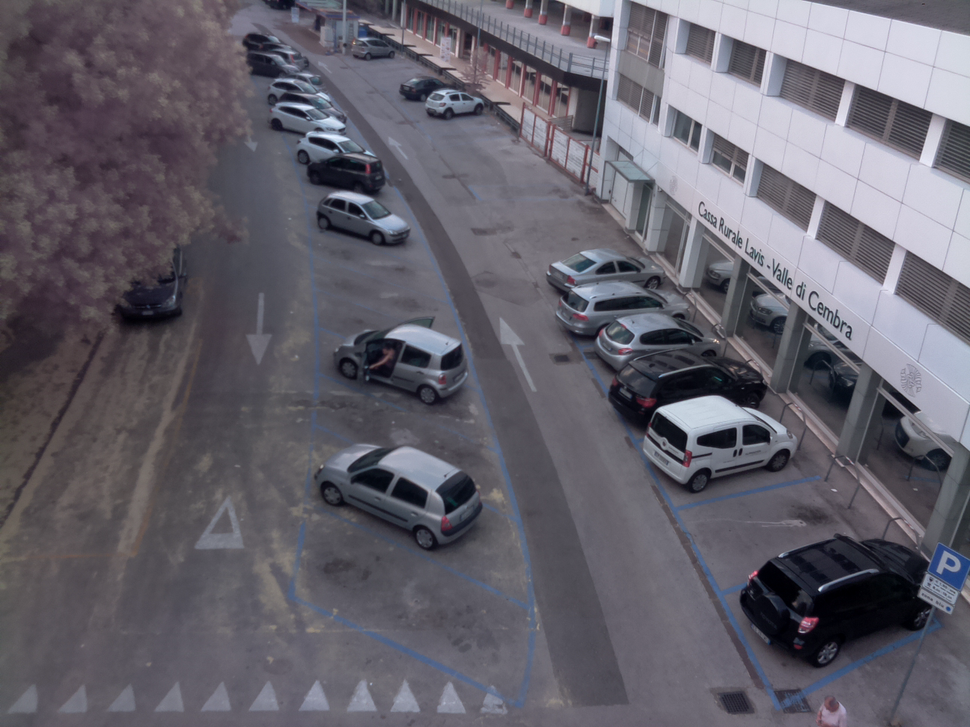
%> input picture Matlab/parcheggio.png, 970 x 727 px, shrunk from 1296 x 972 before the run
$ octave extract_line.m   (GNU Octave 9; MATLAB toolbox functions it lacks are replaced by stand-ins)
%> lines starting %> are read from the running program, lines starting %| are printed output that depends on the picture; in (x1, y1, x2, y2) boxes, pixels count from 0 and x2, y2 are one past the last pixel; in counts of white or black regions, pixels touching at a corner belong together; the program's own positions count from 1
%> further down, I is the input picture: size 727x970x3 uint8; mean R, G, B 99.8, 96.9, 106.8
### Matlab/max_line.m
function [ xy_long ] = max_line( I )
%UNTITLED3 Summary of this function goes here
%   Detailed explanation goes here

% converto in scala di grigi
YCBCR = rgb2ycbcr(I);
%> YCBCR: size 727x970x3 uint8; mean of channels 1, 2, 3 100.9, 131.9, 128.5
I = YCBCR(:,:,1);
%> I: size 727x970 uint8

% eseguo la sogliatura
BW = im2bw(I, 155/255);
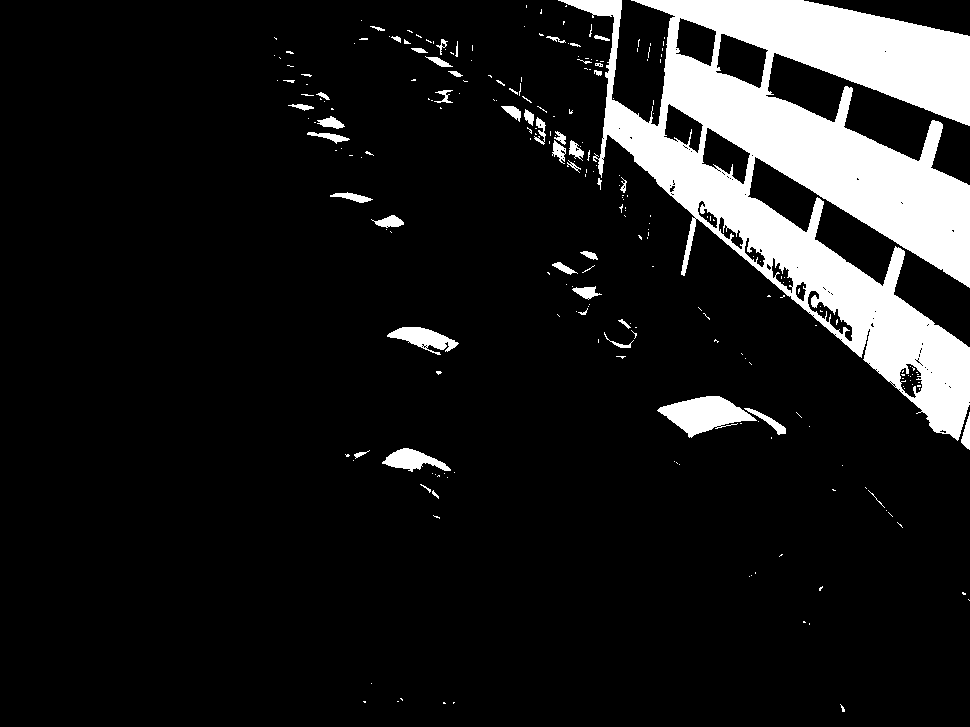
%> BW: size 727x970 logical; 11.6% white; 249 white regions (202 under 20 px), largest, box (x1, y1, x2, y2) and area: (558, 0, 970, 441) 72945, (657, 396, 757, 438) 2234, (387, 327, 459, 355) 958

% eseguo la chiusura con un elemento quadrato 10x10px
se = strel('square',20);
BW = imclose(BW,se);
%> BW: size 727x970 logical; 14.1% white; 53 white regions (38 under 20 px), largest, box (x1, y1, x2, y2) and area: (493, 0, 970, 450) 86460, (657, 396, 786, 439) 2697, (274, 37, 374, 158) 2366
se = strel('disk',20);
BW = imerode(BW,se);
%> BW: size 727x970 logical; 4.4% white; 4 white regions (1 under 20 px), largest, box (x1, y1, x2, y2) and area: (682, 75, 970, 265) 11655, (632, 130, 970, 424) 10787, (682, 0, 970, 106) 8630

figure('Name','closed'), imshow(BW);

%eseguo la trasformata di Hough
[H,T,R] = hough(BW);
%> T = 180 values from -90 to 89; R = 2423 values from -1211 to 1211
%imshow(H,[],'XData',T,'YData',R,'InitialMagnification','fit');
%xlabel('\theta'), ylabel('\rho');
%axis on, axis normal, hold on;


%Ricavo i massimi della trasformata
P  = houghpeaks(H,5,'threshold',ceil(0.5*max(H(:))));
%> P = [1530 42; 1496 39; 1462 36; 1595 46; 1502 33]
x = T(P(:,2)); y = R(P(:,1));
%> after `x = T(P(:,2))`: x = [-49 -52 -55 -45 -58]
%> after `y = R(P(:,1))`: y = [318 284 250 383 290]
%plot(x,y,'s','color','white');


%Find lines and plot them.

lines = houghlines(BW,T,R,P,'FillGap',5,'MinLength',7);
%> lines = 7 lines; point1 to point2 (x, y): (651, 148) to (970, 398), (665, 157) to (970, 422), (663, 159) to (970, 374), (684, 86) to (970, 265), (777, 236) to (960, 418), (635, 131) to (649, 143), (725, 184) to (733, 192)
max_len = 0;
for k = 1:length(lines)
   xy = [lines(k).point1; lines(k).point2];
   %plot(xy(:,1),xy(:,2),'LineWidth',2,'Color','green');

   % Plot beginnings and ends of lines
   %plot(xy(1,1),xy(1,2),'x','LineWidth',2,'Color','yellow');
   %plot(xy(2,1),xy(2,2),'x','LineWidth',2,'Color','red');

   % Determine the endpoints of the longest line segment
   len = norm(lines(k).point1 - lines(k).point2);
   if ( len > max_len)
      max_len = len;
      xy_long = xy;
   end
end
%> this loop made 7 passes
%> (len, max_len, xy_long) on passes 1 to 3: (18.44, 18.44, [635 131; 649 143]), (404, 404, [665 157; 970 422]), (405.3, 405.3, [651 148; 970 398])
%> (xy, len) on passes 4 to 7: ([663 159; 970 374], 374.8), ([725 184; 733 192], 11.31), ([777 236; 960 418], 258.1), ([684 86; 970 265], 337.4)
%plot(xy_long(:,1),xy_long(:,2),'LineWidth',2,'Color','cyan');

end

### Matlab/extract_line.m
I = imread('parcheggio.png');
max = max_line(I);
%> max = [651 148; 970 398]

I_r = imread('parcheggio_r.png');
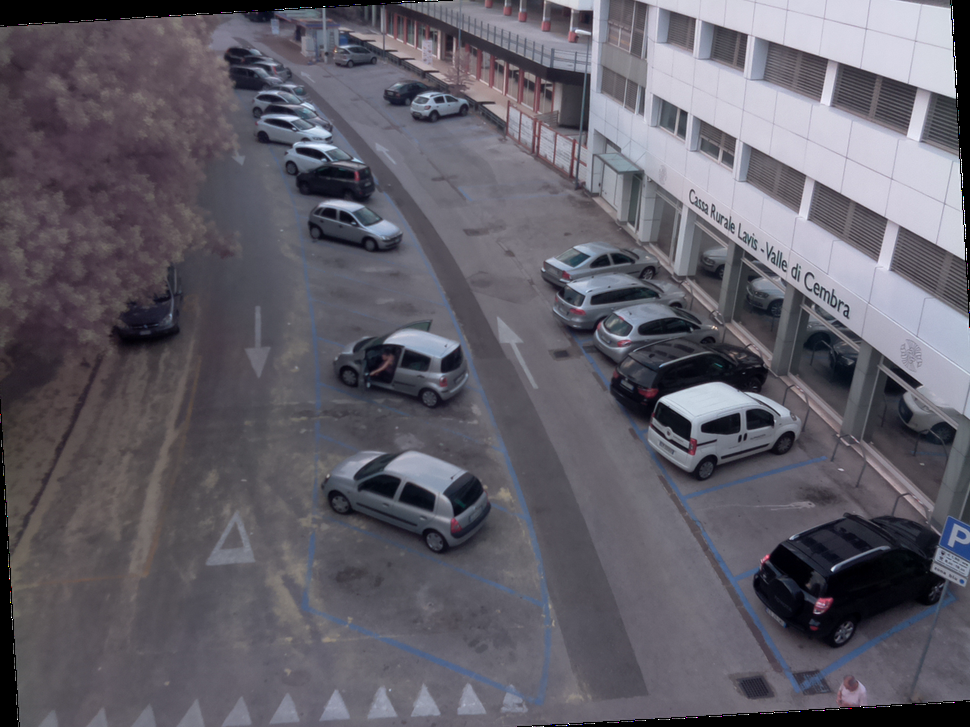
%> input picture Matlab/parcheggio_r.png, 970 x 727 px, shrunk from 1296 x 972 before the run
%> I_r is the input picture: size 727x970x3 uint8; mean R, G, B 97, 94.1, 103.8
max_r = max_line(I_r);
%> in max_line (call 2), `YCBCR = rgb2ycbcr(I);`: YCBCR: size 727x970x3 uint8; mean of channels 1, 2, 3 98.5, 131.8, 128.5
%> in max_line (call 2), `BW = im2bw(I, 155/255);`: BW: size 727x970 logical; 11.1% white; 303 white regions (253 under 20 px), largest, box (x1, y1, x2, y2) and area: (548, 0, 970, 413) 69676, (659, 382, 760, 426) 2224, (385, 331, 458, 358) 971
%> in max_line (call 2), `BW = imclose(BW,se);`: BW: size 727x970 logical; 13.7% white; 89 white regions (73 under 20 px), largest, box (x1, y1, x2, y2) and area: (478, 0, 970, 419) 83073, (659, 382, 790, 426) 2678, (256, 50, 362, 165) 2392
%> in max_line (call 2), `BW = imerode(BW,se);`: BW: size 727x970 logical; 4.1% white; 5 white regions (1 under 20 px), largest, box (x1, y1, x2, y2) and area: (666, 64, 946, 227) 10568, (639, 141, 970, 395) 10447, (703, 0, 938, 77) 7473, (617, 122, 634, 133) 79
%> the loop in max_line (call 2), `for k = 1:length(lines)` made 8 passes
%> (len, max_len, xy_long) on passes 1 to 2: (16.4, 16.4, [621 123; 634 133]), (403.3, 403.3, [652 147; 970 395])
%> (xy, len) on passes 3 to 8: ([619 123; 634 133], 18.03), ([654 147; 970 368], 385.6), ([659 157; 970 352], 367.1), ([700 171; 725 192], 32.65), ([734 200; 960 389], 294.6), ([667 66; 946 227], 322.1)
%> max_r = [652 147; 970 395]

I_r_r = imread('parcheggio_r_r.png');
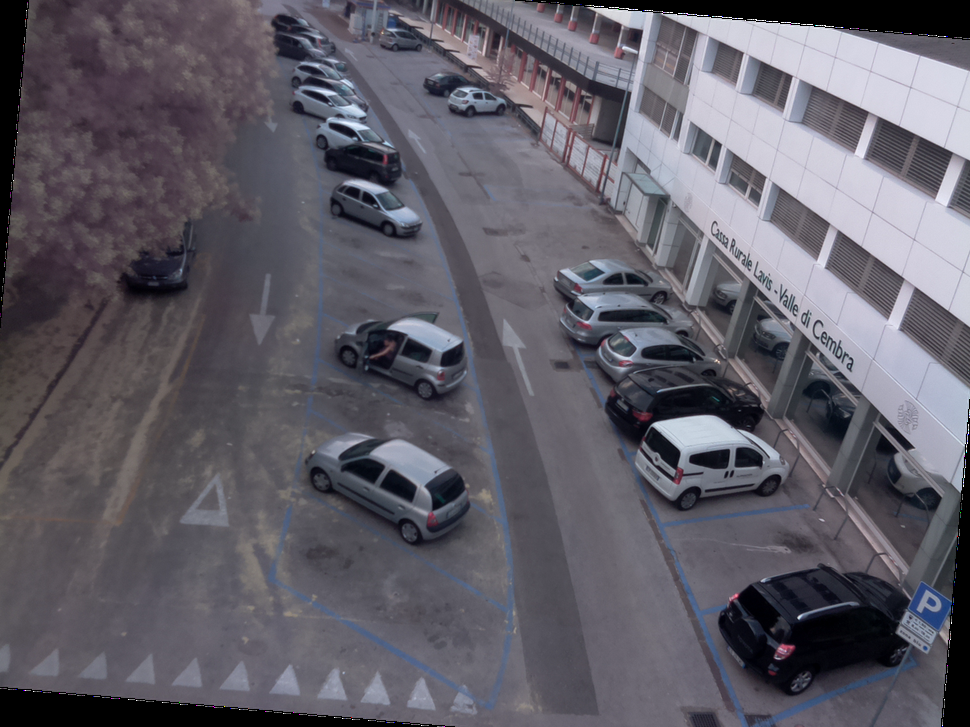
%> input picture Matlab/parcheggio_r_r.png, 970 x 727 px, shrunk from 1296 x 972 before the run
%> I_r_r is the input picture: size 727x970x3 uint8; mean R, G, B 95.8, 93.1, 102.7
max_r_r = max_line(I_r_r);
%> in max_line (call 3), `YCBCR = rgb2ycbcr(I);`: YCBCR: size 727x970x3 uint8; mean of channels 1, 2, 3 97.6, 131.8, 128.5
%> in max_line (call 3), `BW = im2bw(I, 155/255);`: BW: size 727x970 logical; 11.2% white; 328 white regions (279 under 20 px), largest, box (x1, y1, x2, y2) and area: (588, 5, 970, 482) 70216, (652, 415, 751, 456) 2197, (389, 320, 461, 352) 973
%> in max_line (call 3), `BW = imclose(BW,se);`: BW: size 727x970 logical; 14% white; 74 white regions (57 under 20 px), largest, box (x1, y1, x2, y2) and area: (516, 5, 970, 492) 85448, (652, 415, 779, 463) 2719, (302, 20, 392, 148) 2387
%> in max_line (call 3), `BW = imerode(BW,se);`: BW: size 727x970 logical; 3.9% white; 4 white regions (1 under 20 px), largest, box (x1, y1, x2, y2) and area: (705, 93, 970, 302) 11239, (652, 144, 956, 456) 10114, (756, 39, 970, 141) 6271
%> in max_line (call 3), `[H,T,R] = hough(BW);`:
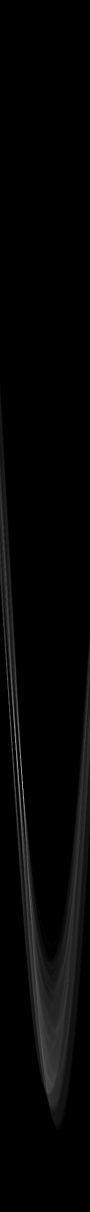
%> H: size 2423x180 double (shown at 1/2 size); min 0, max 556, mean 11.4; drawn with min black and max white
%> in max_line (call 3), `P  = houghpeaks(H,5,'threshold',ceil(0.5*max(H(:))));`: P = [1573 46; 1537 43; 1599 48; 1499 40; 1572 39]
%> in max_line (call 3), `x = T(P(:,2))`: x = [-45 -48 -43 -51 -52]
%> in max_line (call 3), `y = R(P(:,1))`: y = [361 325 387 287 360]
%> in max_line (call 3), `lines = houghlines(BW,T,R,P,'FillGap',5,'MinLength',7);`: lines = 7 lines; point1 to point2 (x, y): (670, 166) to (950, 418), (685, 175) to (949, 439), (690, 189) to (956, 405), (718, 203) to (948, 449), (707, 96) to (970, 301), (692, 175) to (707, 191), (655, 145) to (668, 158)
%> the loop in max_line (call 3), `for k = 1:length(lines)` made 7 passes
%> (len, max_len, xy_long) on passes 1 to 3: (18.38, 18.38, [655 145; 668 158]), (373.4, 373.4, [685 175; 949 439]), (376.7, 376.7, [670 166; 950 418])
%> (xy, len) on passes 4 to 7: ([692 175; 707 191], 21.93), ([718 203; 948 449], 336.8), ([690 189; 956 405], 342.7), ([707 96; 970 301], 333.5)
%> max_r_r = [670 166; 950 418]


% plotto le 3 immagini con la loro massima linea
%BASE -> VERDE
%_r -> ROSSO
%_r_r -> BLUE

figure; imshow(I), hold on,
plot(max(:,1),max(:,2),'LineWidth',2,'Color','green');
% Plot beginnings and ends of lines
plot(max(1,1),max(1,2),'x','LineWidth',2,'Color','white');
plot(max(2,1),max(2,2),'x','LineWidth',2,'Color','white');

figure; imshow(I_r), hold on,
plot(max_r(:,1),max_r(:,2),'LineWidth',2,'Color','red');
% Plot beginnings and ends of lines
plot(max_r(1,1),max_r(1,2),'x','LineWidth',2,'Color','white');
plot(max_r(2,1),max_r(2,2),'x','LineWidth',2,'Color','white');
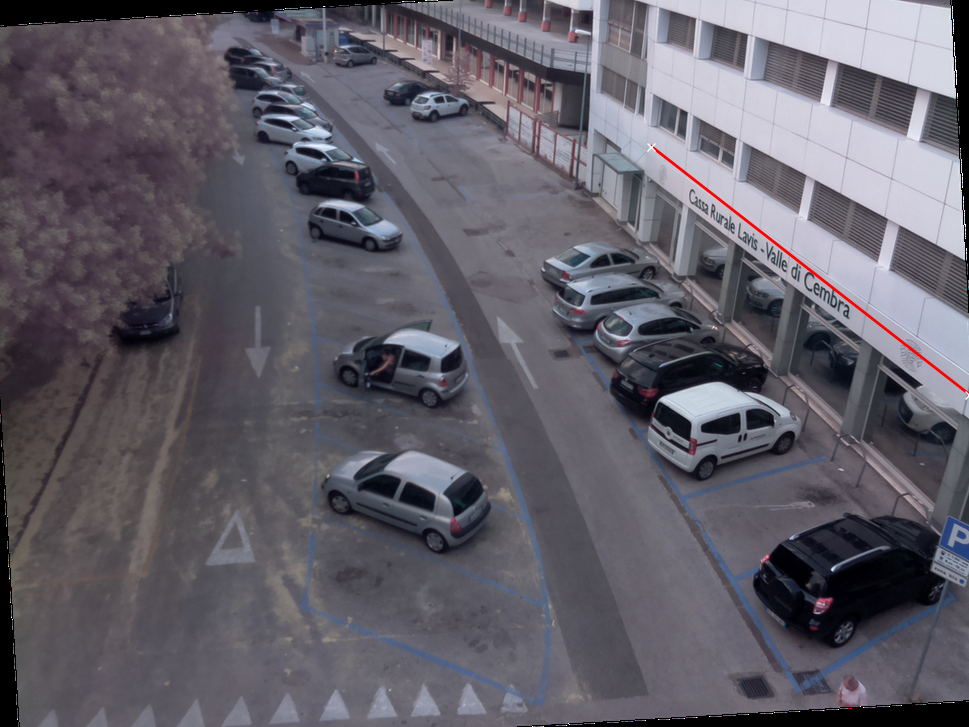
%> figure redrawn from the program's plot data

figure; imshow(I_r_r), hold on,
plot(max_r_r(:,1),max_r_r(:,2),'LineWidth',2,'Color','blue');
% Plot beginnings and ends of lines
plot(max_r_r(1,1),max_r_r(1,2),'x','LineWidth',2,'Color','white');
plot(max_r_r(2,1),max_r_r(2,2),'x','LineWidth',2,'Color','white');
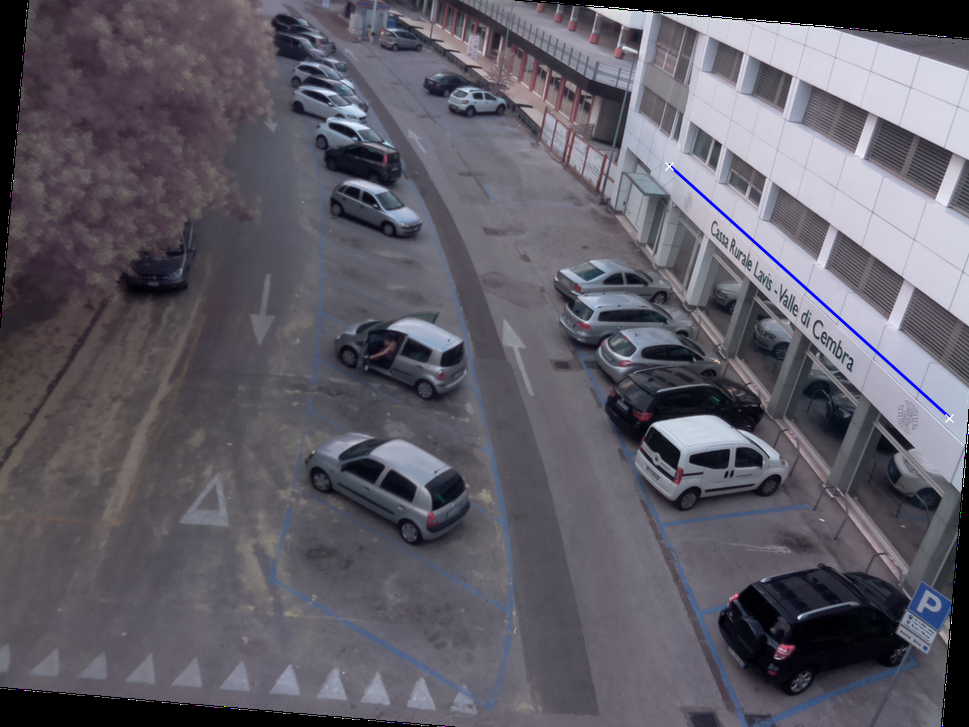
%> figure redrawn from the program's plot data

figure, imshow(I), hold on,
plot(max(:,1),max(:,2),'LineWidth',2,'Color','green');
plot(max_r(:,1),max_r(:,2),'LineWidth',2,'Color','red');
plot(max_r_r(:,1),max_r_r(:,2),'LineWidth',2,'Color','blue');
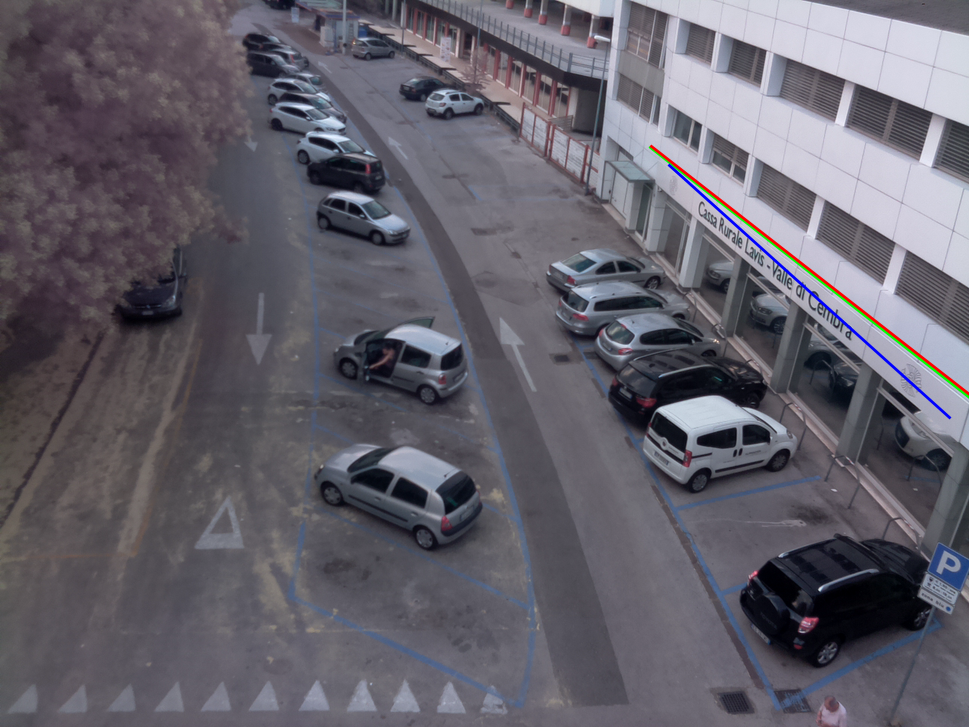
%> figure redrawn from the program's plot data

% estraggo i coefficienti angolari e quindi gli angoli di inclinazione
% (tramite arcotangente)
M = (max(1,2)-max(2,2))/(max(1,1)-max(2,1));
%> M = 0.784

M_r = (max_r(1,2)-max_r(2,2))/(max_r(1,1)-max_r(2,1));
%> M_r = 0.78

M_r_r = (max_r_r(1,2)-max_r_r(2,2))/(max_r_r(1,1)-max_r_r(2,1));
%> M_r_r = 0.9

%> (the run ends here)
